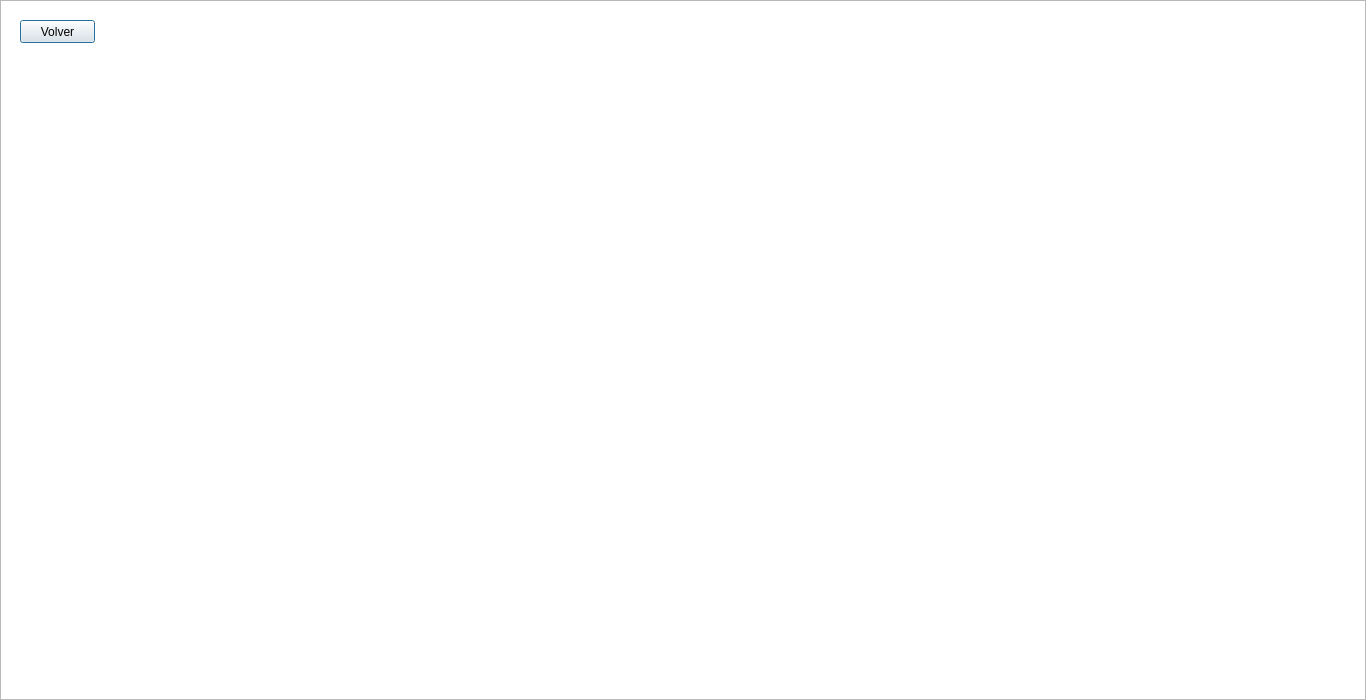
<?xml version="1.0" encoding="UTF-8"?>
<ui version="4.0">
 <class>Level2</class>
 <widget class="QDialog" name="Level2">
  <property name="geometry">
   <rect>
    <x>0</x>
    <y>0</y>
    <width>1366</width>
    <height>700</height>
   </rect>
  </property>
  <property name="windowTitle">
   <string>Capucho's Bomb Adventure</string>
  </property>
  <property name="windowIcon">
   <iconset resource="gif.qrc">
    <normaloff>:/Images/icono.png</normaloff>:/Images/icono.png</iconset>
  </property>
  <widget class="QGraphicsView" name="graphicsView">
   <property name="geometry">
    <rect>
     <x>0</x>
     <y>0</y>
     <width>1366</width>
     <height>700</height>
    </rect>
   </property>
   <property name="verticalScrollBarPolicy">
    <enum>Qt::ScrollBarAlwaysOff</enum>
   </property>
   <property name="horizontalScrollBarPolicy">
    <enum>Qt::ScrollBarAlwaysOff</enum>
   </property>
  </widget>
  <widget class="QPushButton" name="pushButton">
   <property name="geometry">
    <rect>
     <x>20</x>
     <y>20</y>
     <width>75</width>
     <height>23</height>
    </rect>
   </property>
   <property name="text">
    <string>Volver</string>
   </property>
  </widget>
 </widget>
 <resources>
  <include location="gif.qrc"/>
 </resources>
 <connections/>
</ui>
